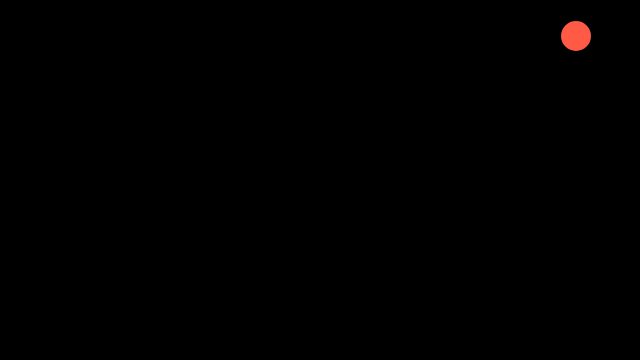
Frame 1 (no input)
Frame 60 (no input): identical to frame 1, image omitted
Frame 120 (the mouse pressed at the canvas centre since frame 60): identical to frame 1, image omitted

The p5.js sketch that drew this single still picture (run headless with seeded random() and noise() and a simulated clock; from frame 60 on, the mouse is pressed at the canvas centre):

// p5.js sketch
// ── sketch.js
var p = [];
var d = 30;
var mp;
var create = false;
var col;
var currMov = -1;

function setup()
{
    createCanvas(640, 360);
    mp = createVector(width*(9/10),height*(1/10));
    col = color(360,90,70);
}

function draw()
{
    background(0);
    fill(col);
    noStroke();
    ellipse(mp.x,mp.y,d,d);
    for(var i=0;i<p.length;i++)
    {
        p[i].display();
        if(create == true)
        {
            p[p.length-1].pos.x = mouseX;
            p[p.length-1].pos.y = mouseY; 
        }

        p[i].isInside();

        p[i].moveProton();

        var vec = createVector();

        for(var j=0;j<p.length;j++)
        {
            if(i!=j)
            {
                p[i].calcForce(p[j]);
                newV = createVector(p[j].pos.x,p[j].pos.y);
                newV.sub(p[i].pos);
                vec.add(newV);
            }
        }

        push();
        translate(p[i].pos.x, p[i].pos.y);
        vec.div(10);
        arrowLine(0,0,vec.x,vec.y);
        pop();
        
        if(currMov>=0)
        {
            if(p[currMov].pos.x>width || p[currMov].pos.x<0 ||p[currMov].pos.y>height || p[currMov].pos.y<0)
            {
                p.splice(currMov,1);
                print(currMov);
                currMov = -1;
                break;
            }
        }


    }
}

function mousePressed()
{
    if(dist(mouseX,mouseY,mp.x,mp.y)<d)
    {
        p.push(new Proton(mouseX, mouseY));
        create = true;
    }
    for(var i=0;i<p.length;i++)
    {
        if(p[i].mouseOver)
        {
            p[i].move = true;
            currMov = i;
        }
    }
}

function mouseReleased()
{
    create = false;
    if(currMov>=0)
        p[currMov].move = false;
}

class Proton
{
    constructor(x, y)
    {
        this.pos = createVector(x,y);
        this.over = color(360,20,20);
        this.mouseOver = false;
        this.move = false;
    }
    display()
    {
        noStroke();
        if(this.mouseOver == true)
             fill(this.over)
        else
            fill(col);
        ellipse(this.pos.x, this.pos.y,d,d);    
    }
    isInside()
    {
        if(dist(mouseX,mouseY,this.pos.x,this.pos.y)<d/2)
            this.mouseOver = true;
        else
            this.mouseOver = false;
    }
    moveProton()
    {
        if(this.move == true)
        {
            this.pos.x = mouseX;
            this.pos.y = mouseY;
        }
    }
    calcForce(other)
    {
        stroke(255);
        strokeWeight(3);
        var vec = createVector(other.pos.x,other.pos.y);
        vec.sub(this.pos);
        vec.normalize();
        vec.mult(100);
        push();
        translate(this.pos.x,this.pos.y);
        //arrowLine(0,0,vec.x,vec.y);
        pop();
    }
}

function arrowLine(x1,y1,x2,y2)
{
    var v = createVector(x1,y1,x2,y2);
    var tw = v.mag()/10;

    line(x1,y1,x2,y2);

    var angle = atan2(y2-y1,x2-x1);

    rectMode(CENTER);
    push();
    translate(x2,y2);
    rotate(angle);
    strokeWeight(4);
    triangle(1.5*tw,0,0,tw,0,-tw);
    pop();
}
